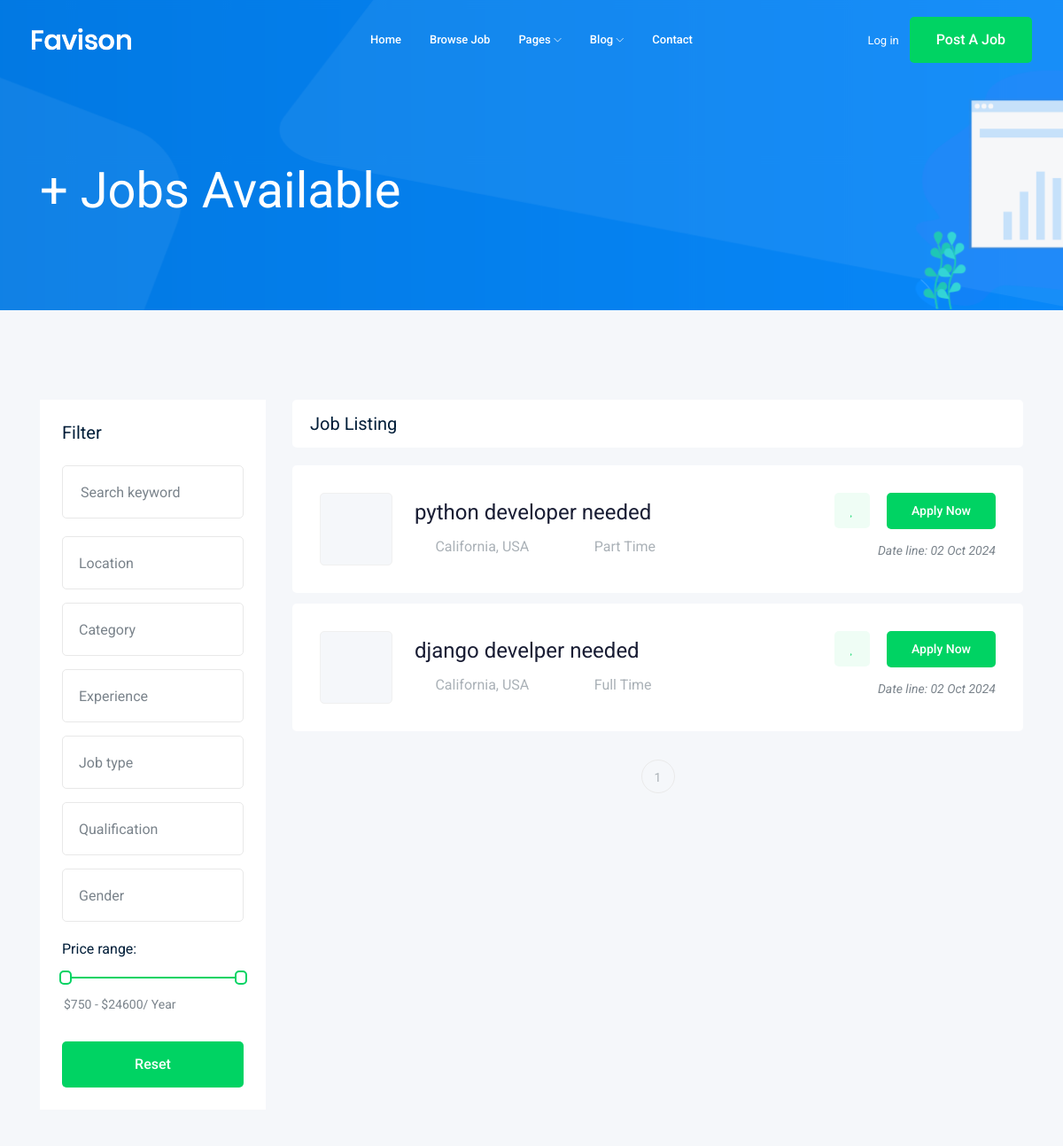
The page /job/ (upper part) on the database as committed earlier.
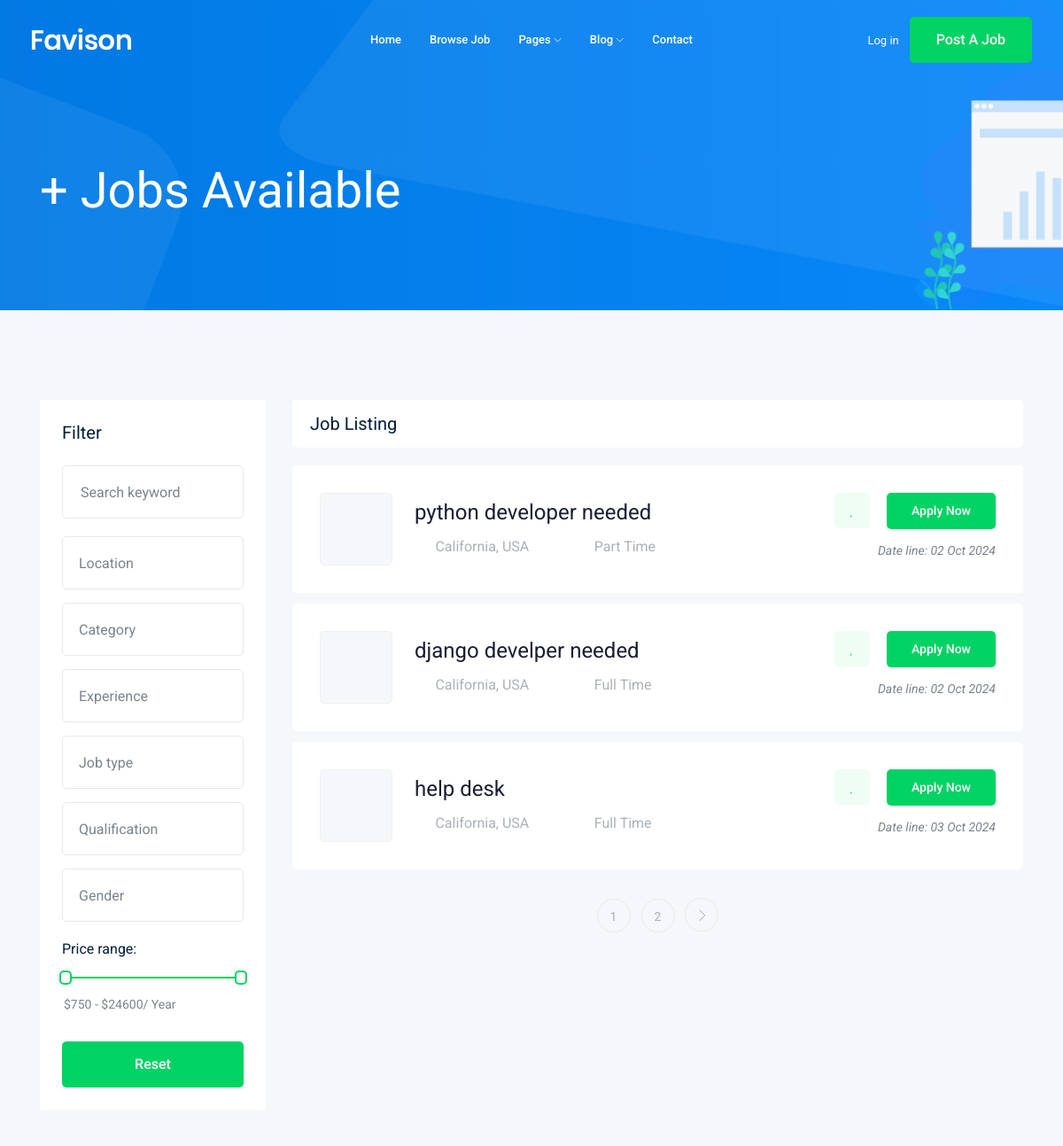
The same page on the database as committed later.
### job/models.py (models this page shows, shortened)
class job(models.Model):
    owner = models.ForeignKey(User, related_name="job_owner", on_delete=models.CASCADE)
    title=models.CharField(max_length=100)
    slug=models.SlugField(null=True,blank=True)
    job_type=models.CharField(max_length=15, choices=job_type)
    description=models.TextField(max_length=1000)
    published_at=models.DateTimeField(auto_now=True)
    vacancy=models.IntegerField(default=1)
    salary=models.IntegerField(default=0)
    experience=models.IntegerField(default=1)
    category=models.ForeignKey(Category,on_delete=models.CASCADE)
    image=models.ImageField(upload_to=image_upload)
    def __str__(self):
        return self.title

### job/views.py (the view)
# urls.py: path('',views.job_list,name='job_list'),
def job_list(request):
    job_list=job.objects.all()
    paginator=Paginator(job_list,3)
    page_number=request.GET.get('page')
    page_obj= paginator.get_page(page_number)
    cotext={'jobs':page_obj}
    return render(request,"job/job_list.html",cotext)

### job/templates/job/job_list.html (shortened to what the changed rows need)
{% extends "base.html" %}
{% block body %}
    <div class="job_listing_area plus_padding">
        <div class="container">
            <div class="row">
                <div class="col-lg-9">
                    <div class="job_lists m-0">
                        <div class="row">
                            {% for job in jobs %}
                            <div class="col-lg-12 col-md-12">
                                <div class="single_jobs white-bg d-flex justify-content-between">
                                    <div class="jobs_left d-flex align-items-center">
                                        <div class="thumb">
                                        </div>
                                        <div class="jobs_conetent">
                                            <a href="{% url 'jobs:job_details' job.slug %}"><h4>{{job}}</h4></a>
                                            <div class="links_locat d-flex align-items-center">
                                                <div class="location">
                                                    <p> <i class="fa fa-map-marker"></i> California, USA</p>
                                                </div>
                                                <div class="location">
                                                    <p> <i class="fa fa-clock-o"></i> {{job.job_type}}</p>
                                                </div>
                                            </div>
                                        </div>
                                    </div>
                                    <div class="jobs_right">
                                        <div class="apply_now">
                                            <a class="heart_mark" href="#"> <i class="fa fa-heart"></i> </a>
                                            <a href="{% url 'jobs:job_details' job.slug %}" class="boxed-btn3">Apply Now</a>
                                        </div>
                                        <div class="date">
                                            <p>Date line: {{ job.published_at|date:'d M o' }}</p>
                                        </div>
                                    </div>
                                </div>
                            </div>
                            {% endfor %}
                        </div>
                        <div class="row">
                            <div class="col-lg-12">
                                <div class="pagination_wrap">
                                    <ul>
                                        {% for i in jobs.paginator.page_range %}
                                            <li><a href="?page={{i}}"><span>{{i}}</span></a></li>
                                        {% endfor %}
                                        {% if jobs.has_next %}
                                            <li><a href="?page={{jobs.next_page_number}}"> <i class="ti-angle-right"></i> </a></li>
                                        {% endif %}
                                    </ul>
                                </div>
                            </div>
                        </div>
                    </div>
                </div>
            </div>
        </div>
    </div>
{% endblock body %}

Rows that differ between the two databases and show on the page:
added job: title "help desk", job_type "Full Time", published_at "03 Oct 2024"
Other text that changed with them:
new list line: "2"
